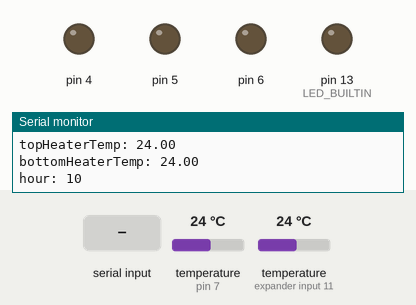
Bench run of a sketch on a simulated Arduino Uno, built for the host (arithmetic inside an expression is 32-bit, double 64-bit). Parts: output pins drawn as LEDs (lit = HIGH), the last lines printed to the serial monitor. Inputs (shaded band) come from the test bench; at power-on: temperature (sensors on pin 7, expander input 11) 24 °C. The local clock reads 2024-03-15 10:24:30 at power-on unless the sketch sets it.

Above: at 2.7 s.
2.8 s: "x90\n" received over Serial
13.4 s: temperature (sensor on pin 7) set to 15.6 °C
At 24.7 s:
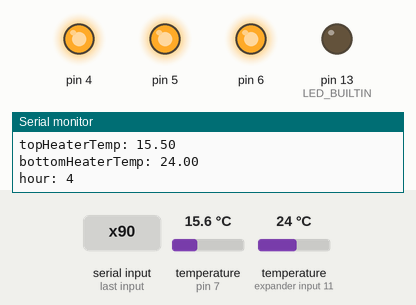
25.6 s: temperature (sensor on pin 7) set to 14.1 °C
At 65.5 s:
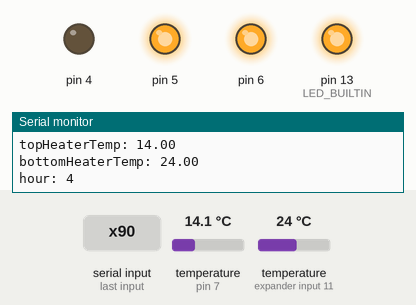
At 66.5 s:
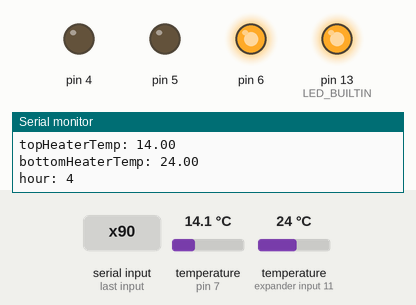
Timing chart, 0 to 67.2 s (numbered marks = the images above; inputs shaded):
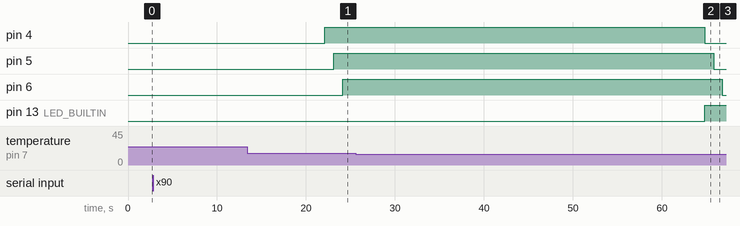

The sketch:

Heater.ino
```cpp
#include <DS3231.h>
#include <Wire.h>
#include "TempCollector.h"
#include "HeaterController.h"
#include "HeaterSerial.h"

// Data wire is plugged into port ONE_WIRE_BUS on the Arduino
#define ONE_WIRE_BUS 7

const uint8_t BOTTOM_HEATER1 = 4;
const uint8_t BOTTOM_HEATER2 = 5;
const uint8_t MIDDLE_HEATER  = 6;

//
TempCollector tempCollector(ONE_WIRE_BUS);

HeaterSerial heaterSerial(&Serial);

int numberOfDevices; // Number of temperature devices found

HeaterController heaterController;

DS3231 Clock;

byte year;
byte month;
byte date;
byte doW;
byte hour;
byte minute;
byte second;

bool h12, PM, Century;

void setup() {
  delay(1000);
  pinMode(LED_BUILTIN, OUTPUT);

  heaterController.begin(BOTTOM_HEATER1, BOTTOM_HEATER2, MIDDLE_HEATER);
  // start serial port
  Serial.begin(9600);
  Serial.println("Heater 1.0");
  delay(500);

  Serial.print("Locating devices...");
  tempCollector.begin();
  numberOfDevices = tempCollector.getDeviceCount();
  Serial.print("Found ");
  Serial.print(numberOfDevices, DEC);
  Serial.println(" devices.");
  if(numberOfDevices < 1) {
    alarm_on;
  }

  // Start the I2C interface
  Wire.begin();
}

void loop() {

  // call sensors.requestTemperatures() to issue a global temperature
  // request to all devices on the bus
  Serial.print("Requesting temperatures...");
  tempCollector.requestTemperatures(); // Send the command to get temperatures
  Serial.println("DONE");
  Serial.println();

  Serial.print("topHeaterTemp: ");
  float topHeaterTemp = tempCollector.getTemp(TOP_HEATER_TEMP);
  Serial.println(topHeaterTemp);

  Serial.print("bottomHeaterTemp: ");
  float bottomHeaterTemp = tempCollector.getTemp(BOTTOM_HEATER_TEMP);
  Serial.println(bottomHeaterTemp);


  byte curHour = Clock.getHour(h12, PM);
  Serial.print("hour: ");
  Serial.println(curHour, DEC);

  heaterController.process(topHeaterTemp, bottomHeaterTemp, curHour);

  heaterSerial.serialEvent();
  if (heaterSerial.getDateStuff(year, month, date, doW, hour, minute, second)) {
    // The stuff coming in should be in
    // the order YYMMDDwHHMMSS, with an 'x' at the end.
    Clock.setClockMode(false);  // set to 24h

    Clock.setYear(year);
    Clock.setMonth(month);
    Clock.setDate(date);
    Clock.setDoW(doW);
    Clock.setHour(hour);
    Clock.setMinute(minute);
    Clock.setSecond(second);

    printClock();

  }

  delay(10000);

}

void printClock() {
  Serial.print(Clock.getYear(), DEC);
  Serial.print("-");
  Serial.print(Clock.getMonth(Century), DEC);
  Serial.print("-");
  Serial.print(Clock.getDate(), DEC);
  Serial.print(" ");
  Serial.print(Clock.getHour(h12, PM), DEC); //24-hr
  Serial.print(":");
  Serial.print(Clock.getMinute(), DEC);
  Serial.print(":");
  Serial.println(Clock.getSecond(), DEC);
}
```

DigitalFilter.h
```cpp
#ifndef DigitalFilter_h
#define DigitalFilter_h

#ifdef __cplusplus

#define DIGITAL_FILTER_CAPACITY       7

// el0 el1 el2 el3
//      ^
//     head

class DigitalFilter {
  private:
    int8_t elements[DIGITAL_FILTER_CAPACITY];
    int8_t *head = elements;

    void insert(int8_t in) {
      *head++ = in;
      if(head - elements >= DIGITAL_FILTER_CAPACITY) {
        head = elements;
      }
    }

    int8_t* getMin() {
      int8_t *min, *p;
      min = p = elements;
      while (++p - elements < DIGITAL_FILTER_CAPACITY) {
        if (*p < *min) {
          min = p;
        }
      }
      return min;
    }

    int8_t* getMax() {
      int8_t* max, *p;
      max = p = elements;
      while (++p - elements < DIGITAL_FILTER_CAPACITY) {
        if (*p >= *max) {
          max = p;
        }
      }
      return max;
    }

	public:
	  DigitalFilter(int8_t fillerVal) {
	    for(int8_t i = 0; i < DIGITAL_FILTER_CAPACITY; i++) {
	      insert(fillerVal);
	    }
	  }

    int8_t doFilter(int8_t in) {
      insert(in);

      int8_t *min, *max, *p;
      min = getMin();
      max = getMax();
      p = elements;

      int avg = 0;
      while (p - elements < DIGITAL_FILTER_CAPACITY) {
        if (p != min && p != max) {
          avg += *p;
        }
        p++;
      }

      return (int8_t)(avg/(DIGITAL_FILTER_CAPACITY - 2));
    }

};

#endif // __cplusplus
#endif // DigitalFilter_h
```

HeaterController.h
```cpp
#ifndef HeaterController_h
#define HeaterController_h

#ifdef __cplusplus

#include <Arduino.h>
#include "DigitalFilter.h"

#define alarm_on digitalWrite(LED_BUILTIN, HIGH)
#define alarm_off digitalWrite(LED_BUILTIN, LOW)

class HeaterController {
  public:
    void begin(uint8_t _pinBottomHeater1, uint8_t _pinBottomHeater2, uint8_t _pinMiddleHeater) {
      pinBottomHeater1 = _pinBottomHeater1;
      pinBottomHeater2 = _pinBottomHeater2;
      pinMiddleHeater = _pinMiddleHeater;
      pinMode(pinBottomHeater1, OUTPUT);
      digitalWrite(pinBottomHeater1, LOW);
      pinMode(pinBottomHeater2, OUTPUT);
      digitalWrite(pinBottomHeater2, LOW);
      pinMode(pinMiddleHeater, OUTPUT);
      digitalWrite(pinMiddleHeater, LOW);
    }

    void process(int8_t _topTemp, int8_t _bottomTemp, uint8_t hours) {
      // it's temporary to fix sensor's bugs
      if (_topTemp < 15 || _topTemp > 90) {
        if ( ++wrongTopValue > 3 ) {
          this->stopAndAlarm();
          return;
        }
        return;
      } else {
        wrongTopValue = 0;
      }

      if (_bottomTemp < 15 || _bottomTemp > 90 ) {
        if ( ++wrongBottomValue > 3 ) {
          this->stopAndAlarm();
          return;
        }
        return;
      } else {
        wrongBottomValue = 0;
      }
      //

      int8_t topTemp = dFilterTop.doFilter(_topTemp);
      int8_t bottomTemp = dFilterBottom.doFilter(_bottomTemp);
      if(!checkAndSaveTemperature(topTemp, bottomTemp)) {
        this->stopAndAlarm();
        return;
      }

      alarm_off;

      bool nightTime = hours == 23 || (hours >= 0 && hours < 7); // from 11 PM to 7 AM
      bool lastPartOfNight = hours >= 4 && hours < 7; // from 4 AM to 7 AM

      if (!nightTime && !heatDuringTheDay) {
        this->stop();
        return;
      }

      int allowedTemp =  lastPartOfNight ? nightAllowedTemp : dayAllowedTemp;
      int bottomLevelTemp = allowedTemp - (hours == 6 ? 5 : (lastPartOfNight? nightDeviation : deviation));

      if(topTemp > allowedTemp) {
        this->stop();
      } else {
        if (topTemp < bottomLevelTemp) {
          if(nightTime || heatDuringTheDay) { // switch ON only at night if nightHeaterOnly mode
            this->start();
          }
        }
      }
      return;
    }

  private:
    DigitalFilter dFilterTop = DigitalFilter(50);
    DigitalFilter dFilterBottom = DigitalFilter(50);
    uint8_t wrongTopValue = 0;
    uint8_t wrongBottomValue = 0;

	  //
	  uint8_t pinBottomHeater1;
	  uint8_t pinBottomHeater2;
	  uint8_t pinMiddleHeater;
    //
	  static const int8_t deviation = 18;
    static const int8_t nightDeviation = 28;
    static const int8_t nightAllowedTemp = 70;//85
    static const int8_t dayAllowedTemp = 60;
    static const boolean heatDuringTheDay = false;
    //
    bool heat = false;

	  void stopAndAlarm() {
      alarm_on;
      this->stop();
	  }

	  bool checkAndSaveTemperature(int8_t topTemp, int8_t bottomTemp) {
	    if ( topTemp < 0 ) {
        return false;
	    }
      if ( bottomTemp < 0 ) {
        return false;
      }

      if (topTemp + 10 < bottomTemp) {
        return false;
      }

      return true;
	  }

	  void start() {
      if(!heat) {
  	    digitalWrite(pinBottomHeater1, HIGH);
  	    delay(1000);
  	    digitalWrite(pinBottomHeater2, HIGH);
  	    delay(1000);
  	    digitalWrite(pinMiddleHeater, HIGH);

        heat = true;
      }
	  }

    void stop() {
      if(heat) {
  	    digitalWrite(pinBottomHeater1, LOW);
  	    delay(1000);
  	    digitalWrite(pinBottomHeater2, LOW);
  	    delay(1000);
  	    digitalWrite(pinMiddleHeater, LOW);

       heat = false;
      }
    }

};

#endif // __cplusplus
#endif // HeaterController_h
```

HeaterSerial.h
```cpp
#ifndef HeaterSerial_h
#define HeaterSerial_h

#ifdef __cplusplus

#include <Arduino.h>

class HeaterSerial {
  public:
    HeaterSerial(HardwareSerial *_serial): serial(_serial) {
      // reserve 100 bytes for the inputString:
      inputString.reserve(100);

    }

    void serialEvent() {
      if (stringComplete == true) {
        return;
      }
      while (serial->available()) {
        // get the new byte:
        char inChar = (char)serial->read();

        if (inChar == '\n') {
          inputString = "";
          stringComplete = false;
          break;
        }

        // add it to the inputString:
        inputString += inChar;
        // if the incoming character is a newline, set a flag so the main loop can
        // do something about it:
        if (inChar == 'x') {
          stringComplete = true;
          break;
        }
      }
    }

    bool getDateStuff(byte& year, byte& month, byte& day, byte& doW,
      byte& hour, byte& minute, byte& second) {
      // The stuff coming in should be in
      // the order YYMMDDwHHMMSS, with an 'x' at the end.

      if (stringComplete) {
        serial->println(inputString);

        byte temp1, temp2;
        //char InString[20];

        // Read Year first
        temp1 = (byte)inputString[0] - 48;
        temp2 = (byte)inputString[1] - 48;
        year = temp1*10 + temp2;
        // now month
        temp1 = (byte)inputString[2] - 48;
        temp2 = (byte)inputString[3] - 48;
        month = temp1*10 + temp2;
        // now date
        temp1 = (byte)inputString[4] - 48;
        temp2 = (byte)inputString[5] - 48;
        day = temp1*10 + temp2;
        // now Day of Week
        doW = (byte)inputString[6] - 48;
        // now Hour
        temp1 = (byte)inputString[7] - 48;
        temp2 = (byte)inputString[8] - 48;
        hour = temp1*10 + temp2;
        // now Minute
        temp1 = (byte)inputString[9] - 48;
        temp2 = (byte)inputString[10] - 48;
        minute = temp1*10 + temp2;
        // now Second
        temp1 = (byte)inputString[11] - 48;
        temp2 = (byte)inputString[12] - 48;
        second = temp1*10 + temp2;

        // clear the string:
        inputString = "";
        stringComplete = false;
        //
        return true;
      }
      return false;
    }

  private:
    HardwareSerial *serial;
    String inputString = "";      // a String to hold incoming data
    bool stringComplete = false;  // whether the string is complete
};

#endif // __cplusplus
#endif // HeaterSerial_h
```

TempCollector.h
```cpp
#ifndef TempCollector_h
#define TempCollector_h

#ifdef __cplusplus

#include <Arduino.h>
#include <OneWire.h>
#include <DallasTemperature.h>


#define TEMPERATURE_PRECISION 9 // 9, 10, 11, 12

struct TempDevice {
  const uint8_t* deviceAddress;
  mutable float temp;
  TempDevice(const uint8_t* _deviceAddress) {deviceAddress = _deviceAddress;}
};

#define TOP_HEATER_TEMP       0
#define BOTTOM_HEATER_TEMP    1

//28 A6 AA 77 91 0D 02 E6  - sensor B5  <1C
//28 FE 0C 77 91 04 02 74  - sensor B6  <0.8C

static const DeviceAddress topHeaterTempAddr    = { 0x28, 0xFE, 0x0C, 0x77, 0x91, 0x04, 0x02, 0x74 };
static const DeviceAddress bottomHeaterTempAddr = { 0x28, 0xA6, 0xAA, 0x77, 0x91, 0x0D, 0x02, 0xE6 };

class TempCollector {
  private:
    // Setup a oneWire instance to communicate with any OneWire devices (not just Maxim/Dallas temperature ICs)
    OneWire oneWire;
    // Pass our oneWire reference to Dallas Temperature.
    DallasTemperature sensors;

    const TempDevice tempDeviceList[2];

	public:
    TempCollector(uint8_t pin): oneWire(pin), sensors(&oneWire),
      tempDeviceList{
          TempDevice(topHeaterTempAddr),
          TempDevice(bottomHeaterTempAddr)
        } {}

    void begin() {
        // Start up the library
        sensors.begin();
        delay(50);
        // Loop through each device
        DeviceAddress tempDeviceAddress;
        for(uint8_t i=0; i<sensors.getDeviceCount(); i++)
        {
          // Search the wire for address
          if(sensors.getAddress(tempDeviceAddress, i))
          {
            // set the resolution to TEMPERATURE_PRECISION bit (Each Dallas/Maxim device is capable of several different resolutions)
            sensors.setResolution(tempDeviceAddress, TEMPERATURE_PRECISION);

          }
        }
    }

    int getDeviceCount() {
      // Grab a count of devices on the wire
      return sensors.getDeviceCount();
    }

    float getTemp(uint8_t deviceNumber) {
      return tempDeviceList[deviceNumber].temp;
    }

    void requestTemperatures() {
      sensors.requestTemperatures();
      delay(50);
      const uint8_t n = sizeof(tempDeviceList)/ sizeof( TempDevice );
      TempDevice* td;
      for(uint8_t i = 0; i < n ; i++){
        const TempDevice* td = &tempDeviceList[i];
        td->temp = sensors.getTempC(td->deviceAddress);
      }
    }


};

#endif // __cplusplus
#endif // TempCollector_h
```

Measured:
- the behaviour switches between 15 and 14.9 °C on temperature (sensor on pin 7) (found by bisection; images 1 and 2)
- after the input at 25.6 s, pin 4: HIGH → LOW after 39.2 s; pin 5: HIGH → LOW after 40.2 s; pin 6: HIGH → LOW after 41.2 s; pin 13 (LED_BUILTIN): LOW → HIGH after 39.2 s
